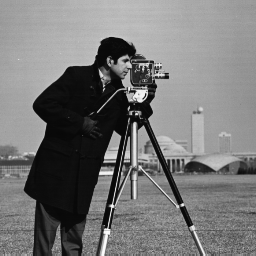
%> input picture Project/Images/cameraman.tif, 256 x 256 px
$ octave noise_types.m   (GNU Octave 9; MATLAB toolbox functions it lacks are replaced by stand-ins)
%> lines starting %> are read from the running program, lines starting %| are printed output that depends on the picture
% Noise types
i = imread('cameraman.tif');
%> i is the input picture: size 256x256 uint8; min 7, max 253, mean 118.7

% Salt & Pepper noise
iNoisy = imnoise(i, 'salt & pepper', 0.1);

subplot(2,2,1);
imshow([i, iNoisy]); title('Salt & Pepper');

% Impulse noise
i = im2double(rgb2gray(imread('peppers.png')));
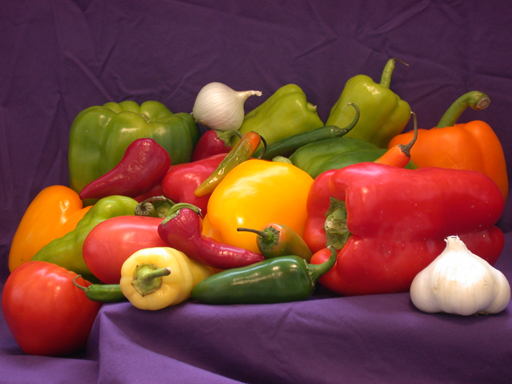
%> input picture Project/Images/peppers.png, 512 x 384 px
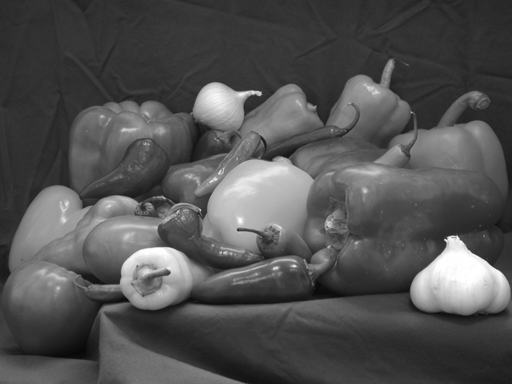
%> i: size 384x512 double; min 0.0314, max 1, mean 0.32
p = 0.5; % p between 0 and 1
iNoisy = (i + p*rand(size(i)))/(1+p);
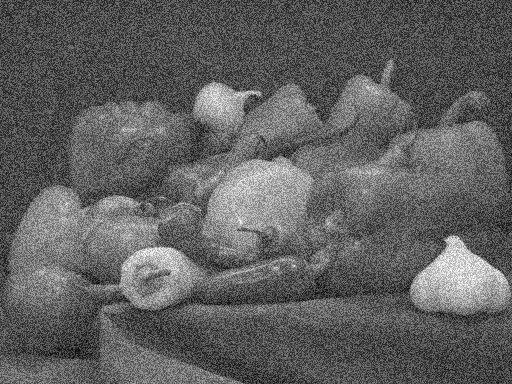
%> iNoisy: size 384x512 double; min 0.0275, max 0.997, mean 0.38

subplot(2,2,2);
imshow([i, iNoisy]); title('Impulse Noise');
%> after `imshow([i, iNoisy])`:
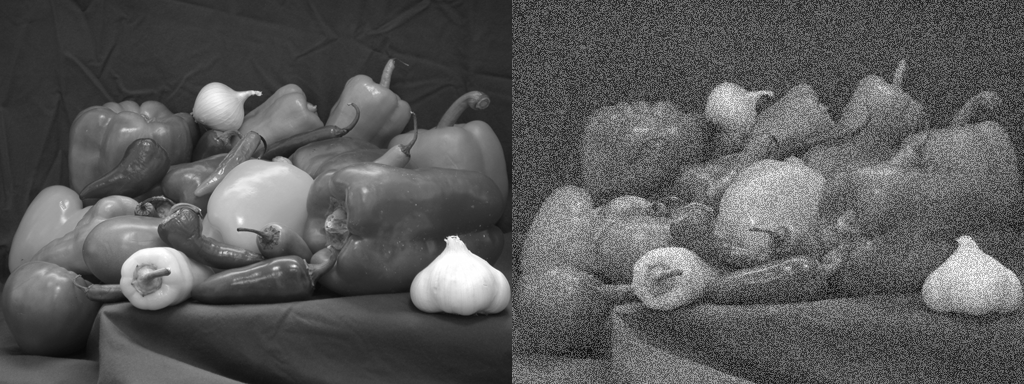
%> displayed picture: size 384x1024, on the screen's scale of 0 to 255; min 7, max 255, mean 89.3

% Gaussian noise
i = imread('pout.tif');
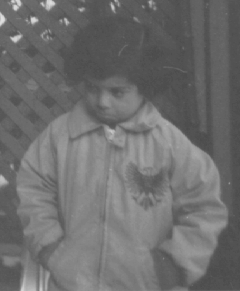
%> input picture Project/Images/pout.tif, 240 x 291 px
%> i is the input picture: size 291x240 uint8; min 74, max 224, mean 110.3
iNoisy = imnoise(i, 'gaussian', 0, 0.01);
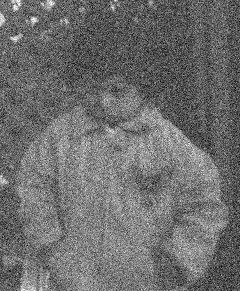
%> iNoisy: size 291x240 uint8; min 0, max 255, mean 110.1

subplot(2,2,3);
imshow([i, iNoisy]); title('Gaussian Noise');
%> after `imshow([i, iNoisy])`:
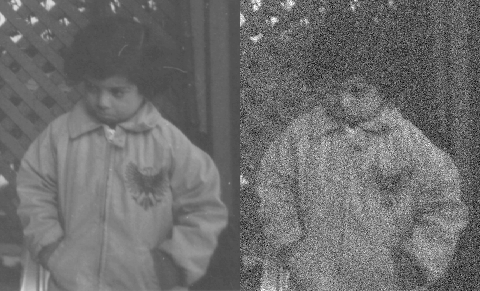
%> displayed picture: size 291x480, on the screen's scale of 0 to 255; min 0, max 255, mean 110.2

% Multiplicative noise
%> (the run ends here)
